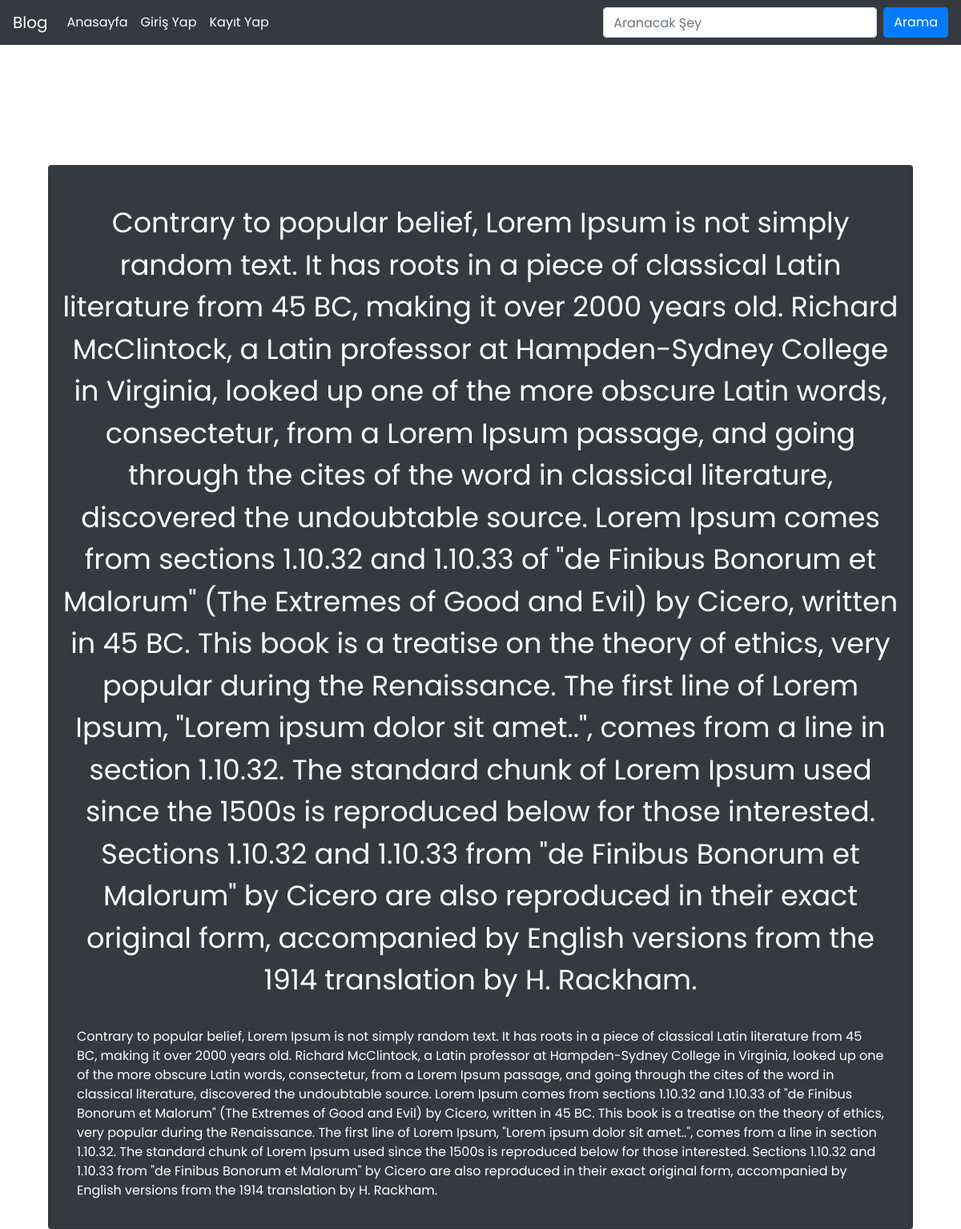
Screenshot of /post/2 with the database file from the repository.
### app.py (models this page shows)
class Post(db.Model):
    id = db.Column(db.Integer, primary_key=True)
    title = db.Column(db.String(100), nullable=False)
    date_posted = db.Column(db.DateTime, nullable=False, default=datetime.utcnow)
    content = db.Column(db.Text, nullable=False)
    yazan = db.Column(db.Text, nullable=False)
    user_id = db.Column(db.Integer, db.ForeignKey('user.id'), nullable=False)

### app.py (the view)
@app.route("/post/<int:post_id>",methods=['POST','GET'])
def post(post_id):
    form = Edit()
    post = Post.query.filter_by(id=post_id).one()
    if form.validate_on_submit():
        post.title = form.title.data
        post.content = form.content.data
        db.session.commit()
        return redirect(url_for('post',post_id=post.id))
    elif request.method == 'GET':
            form.title.data = post.title
            form.content.data = post.content
    return render_template('post.html',post=post,form=form)

### app.py
class Edit(FlaskForm):
    title = StringField('Post Başlığı')
    content = TextAreaField('Post İçeriği')
    submit = SubmitField('Kaydet')

### templates/post.html (shortened to what this page needs)
{% extends "layout.html" %}
{% block content %}
      <div class="container">
        <div class="col-lg-12">
            <div class="card post-card bg-dark text-white" style="margin-top:150px;padding:15px;">
                <div class="card-title" style="text-align: center;font-size:35px;margin-top:30px;">{{post.title}}</div>
                <div class="card-body">
                    <div class="post-content">
                      {{post.content}}
                    </div>
                </div>
            </div>
        </div>
    </div>
{% endblock %}

### static/style.css (style rules this page uses)
* { padding: 0; margin: 0; }
body { font-family: 'Poppins', sans-serif; }
.post-card { padding: 15px; }

### rows the page displays
Post: title "Contrary to popular belief, Lorem Ipsum is not simply random text. It has roots in a piece of classical Latin literature from 45 BC, making it over 2000 years old. Richard McClintock, a Latin professor at Hampden-Sydney College in Virginia, looked up one of the more obscure Latin words, consectetur, from a Lorem Ipsum passage, and going through the cites of the word in classical literature, discovered the undoubtable source. Lorem Ipsum comes from sections 1.10.32 and 1.10.33 of \"de Finibus Bonorum et Malorum\" (The Extremes of Good and Evil) by Cicero, written in 45 BC. This book is a treatise on the theory of ethics, very popular during the Renaissance. The first line of Lorem Ipsum,…", content "Contrary to popular belief, Lorem Ipsum is not simply random text. It has roots in a piece of classical Latin literature from 45 BC, making it over 2000 years old. Richard McClintock, a Latin professor at Hampden-Sydney College in Virginia, looked up one of the more obscure Latin words, consectetur, from a Lorem Ipsum passage, and going through the cites of the word in classical literature, discovered the undoubtable source. Lorem Ipsum comes from sections 1.10.32 and 1.10.33 of \"de Finibus Bonorum et Malorum\" (The Extremes of Good and Evil) by Cicero, written in 45 BC. This book is a treatise on the theory of ethics, very popular during the Renaissance. The first line of Lorem Ipsum,…"
